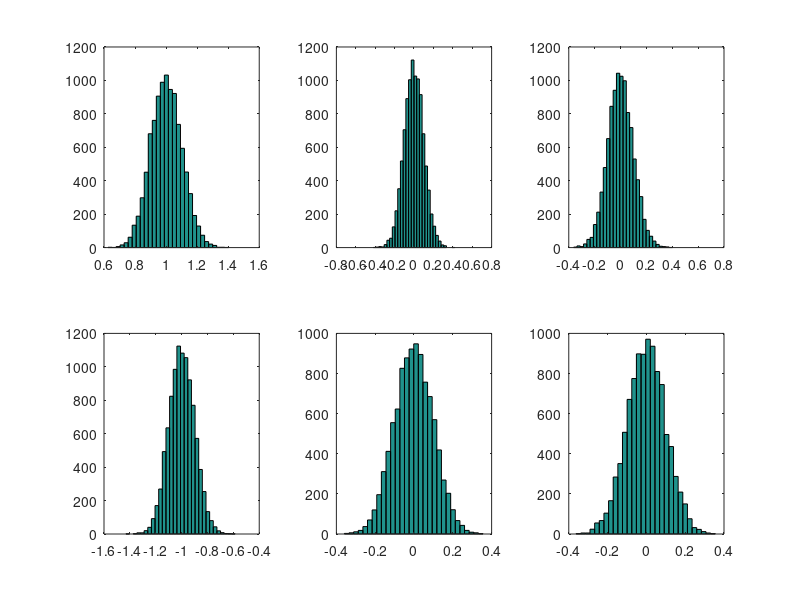
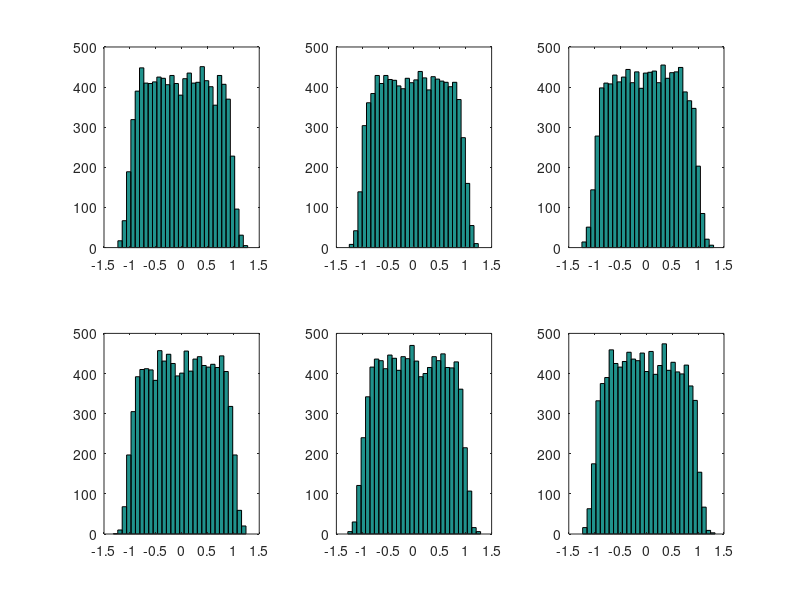
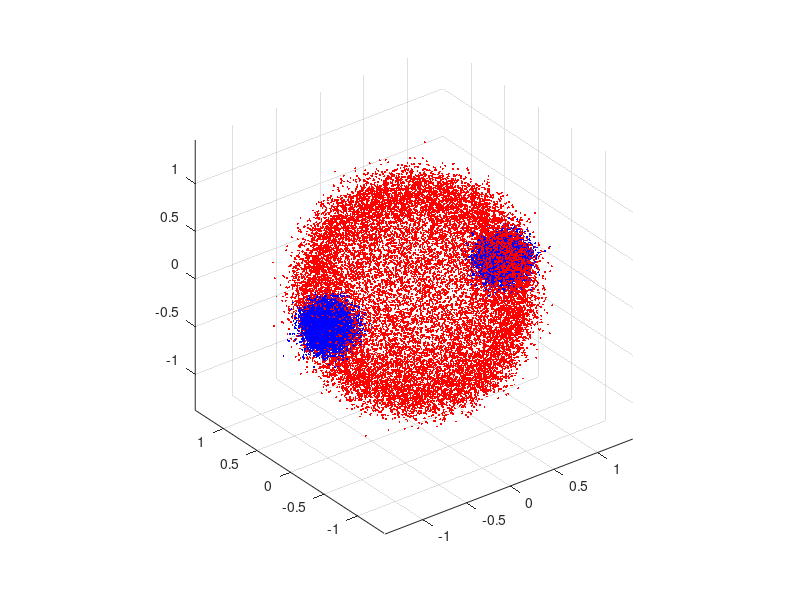

MATLAB code for these plots, in order:
%% Gas collision simulation
% A classical simulation of the evolution of the momentum distribution of
% gas by two-particle collisions
% DK Shin
% 07.11.15


close all; clear variables;


%% Simulation parameters
% momentum distribution parameters (NORMAL distribution)
mean{1} = [1;0;0];
stddev{1} = [0.1;0.1;0.1];
%mean{2} = [-3;0;0];
mean{2} = -mean{1};     % fix global origin as centre of motion for the system
stddev{2} = [0.1;0.1;0.1];

n_pair = 10000;   % sample number (number of pairs for TBC)


%% Simulation
% create sample from momentum distribution and output histogram
p_in = cell(2,1);
figure();
for i=1:2
    for j=1:3
        p_in{i}(j,:) = random('norm',mean{i}(j),stddev{i}(j),[1,n_pair]);
        subplot(2,3,(i-1)*3+j); hist(p_in{i}(j,:),30);
    end
end

% two-body collision: s-wave scattering
P_com = (p_in{1}+p_in{2})/2;    % collision centre frame

p_0 = p_in{1}-P_com;            % momentum of particle-1 in centre frame (pair momentum 0)
p_0_abs = zeros(1,n_pair);      % magnitude of colliding momentum in com
for i=1:n_pair
    p_0_abs(i) = norm(p_0(:,i));
end

scat_angle(1,:) = acos(2*rand([1,n_pair])-1);   % polar scattering angle for spherically uniform distribution
scat_angle(2,:) = 2*pi*rand([1,n_pair]);        % azimutal scattering angle

p_0_scat = zeros(3,n_pair);         % scattered momenta in com
p_0_scat(1,:) = p_0_abs.*sin(scat_angle(1,:)).*cos(scat_angle(2,:));
p_0_scat(2,:) = p_0_abs.*sin(scat_angle(1,:)).*sin(scat_angle(2,:));
p_0_scat(3,:) = p_0_abs.*cos(scat_angle(1,:));

p_out = cell(2,1);
p_out{1} = p_0_scat + P_com;        % tranform scattered momentum back to the original reference frame
p_out{2} = -p_0_scat + P_com;       % the collision partner

p_halo = [p_out{1} p_out{2}];       % collate the two separate scattered momentum distribution


%% Graphical output
% Scattered momentum distribution
figure();
for i=1:2
    for j=1:3
        subplot(2,3,(i-1)*3+j); hist(p_out{i}(j,:),30);
    end
end

% scatter plot
figure();
for i = 1:2
    scatter3(p_in{i}(1,:),p_in{i}(2,:),p_in{i}(3,:),2,'b','filled'); hold on;
end

for i = 1:2
    scatter3(p_out{i}(1,:),p_out{i}(2,:),p_out{i}(3,:),2,'r','filled'); hold on; axis equal;
end